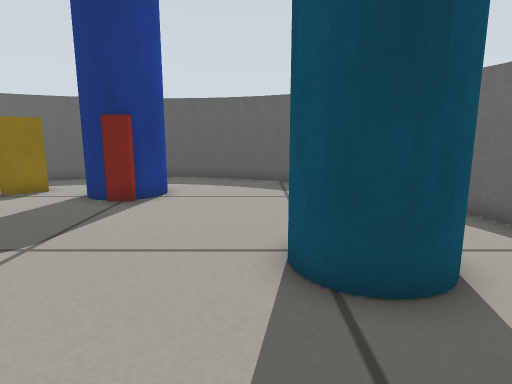
[1] (above)

12 first-person views from a walk through a Gazebo world. The camera is 0.4 m above the floor, tilts 10° down and sees 75° across. The floor is counted in squares, 0.2 m on a side. Each view is taken from the middle of a square. On the plan, view 1 faces up. The plan holds only what a view shows up to about 18 squares ahead; the rest is blank.

[2]
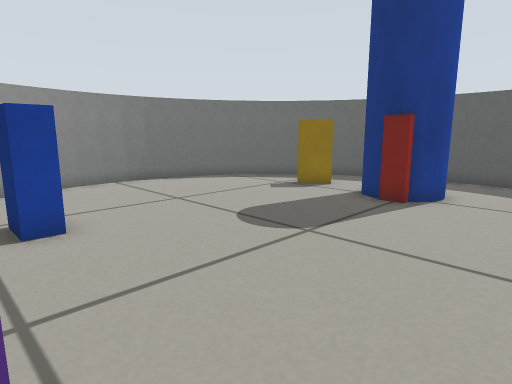

[3]
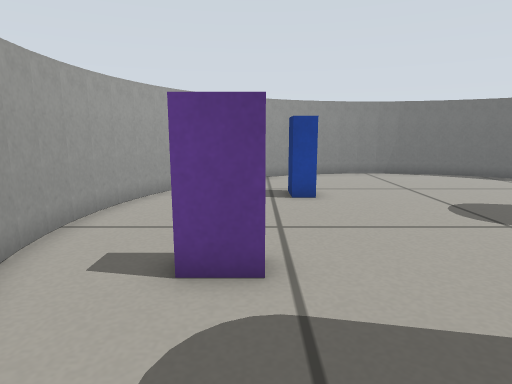

[4]
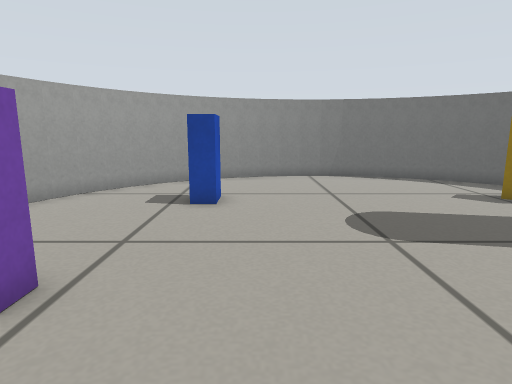

[5]
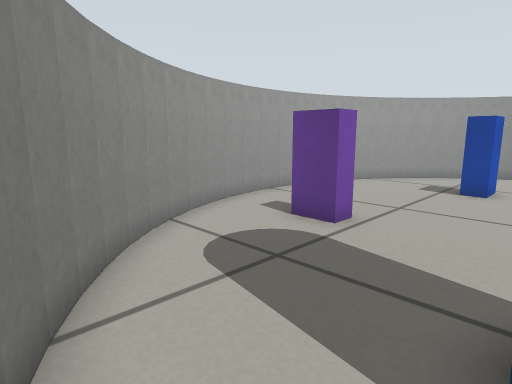

[6]
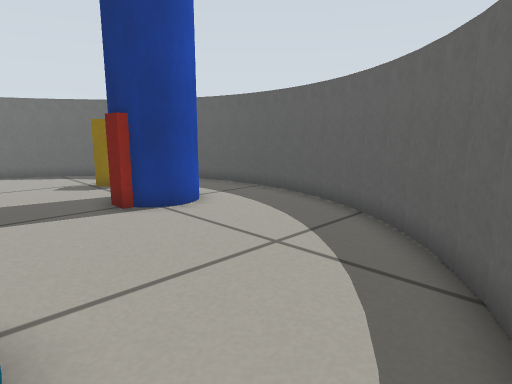

[7]
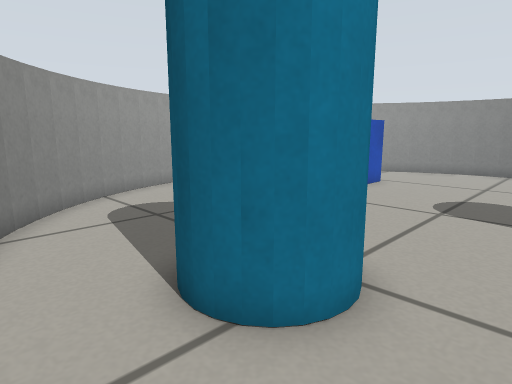

[8]
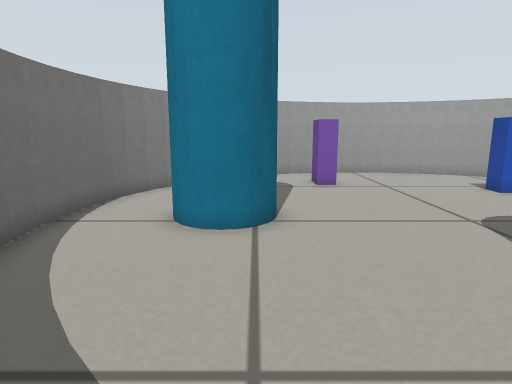

[9]
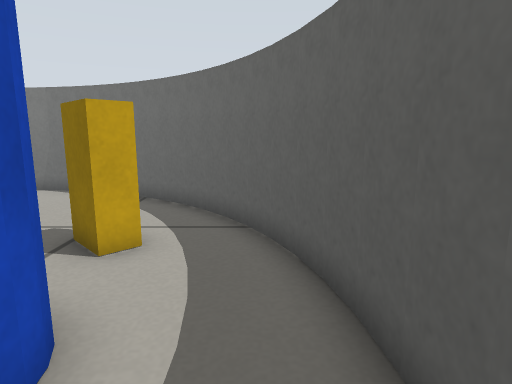

[10]
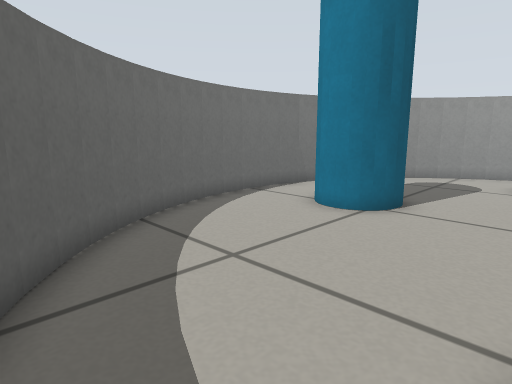

[11]
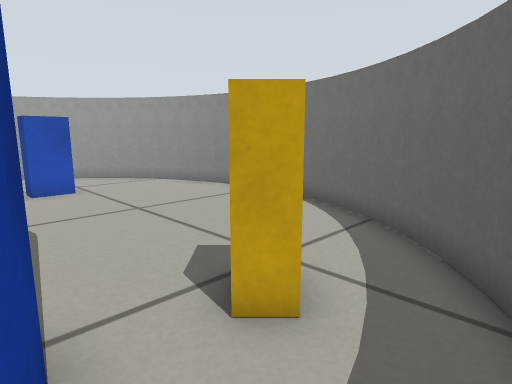

[12]
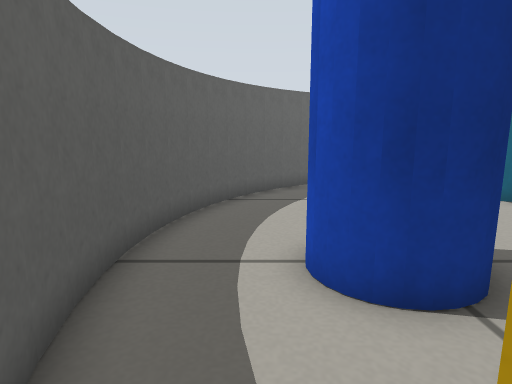

### Floor plan
Points are (right, up) in squares from view 1. A wall is a line through its corners. A room is listed if a view was taken in it or the views show most of it. See-through windows are left out.
Room 1 (views 1, 2, 3, 4, 5, 6, 7, 8, 9, 10, 11, 12)
walls: (-3.5, 9.6) (-4.4, 9.6); (-1.7, -3.9) (-0.7, -3.6); (-2.6, -4.1) (-1.6, -3.9); (-3.6, -4.2) (-2.5, -4.1); (-7.3, -3.6) (-6.4, -3.9); (0, -3.3) (1, -2.8); (-4.6, -4.2) (-3.5, -4.2); (-5.5, -4.1) (-4.4, -4.2); (-6.5, -3.9) (-5.4, -4.1); (-8.3, -3.2) (-7.2, -3.6); (-0.8, -3.7) (0.1, -3.3); (0.9, -2.9) (1.9, -2.2); (-9.1, -2.8) (-8.1, -3.3); (2.4, -1.8) (3.2, -1) (3.8, -0.3) (4.3, 0.5) (4.8, 1.4); (1.7, -2.4) (2.6, -1.7); (-11.8, -0.2) (-11.1, -1.1); (-11.3, -0.9) (-10.5, -1.7); (-10.6, -1.7) (-9.8, -2.3) (-8.9, -2.9); (-12.4, 0.5) (-11.8, -0.3); (4.8, 1.3) (5.1, 2.2) (5.4, 3.2); (-13.2, 2.3) (-12.8, 1.4) (-12.3, 0.5); (5.4, 3) (5.6, 4.1); (-13.6, 4.2) (-13.4, 3.1); (-13.5, 3.3) (-13.1, 2.2); (5.6, 3.9) (5.7, 5.1); (5.7, 5) (5.7, 6); (-13.7, 5.1) (-13.6, 4); (5.7, 5.9) (5.6, 7); (5.6, 6.9) (5.4, 7.9); (-13.6, 7) (-13.7, 6) (-13.7, 5); (5.4, 7.8) (5.1, 8.8); (-13.4, 7.9) (-13.6, 6.9); (-13.1, 8.8) (-13.4, 7.8); (5.2, 8.7) (4.8, 9.7); (4.8, 9.6) (4.3, 10.5) (3.8, 11.3); (-12.7, 9.8) (-13.2, 8.7); (-12.3, 10.6) (-12.8, 9.6); (-11.7, 11.4) (-12.4, 10.5); (-11.1, 12.1) (-11.8, 11.3); (3.2, 12) (2.5, 12.7); (3.9, 11.2) (3.1, 12.1); (2.6, 12.6) (1.7, 13.3); (-9.7, 13.3) (-10.6, 12.6); (-10.5, 12.7) (-11.2, 12); (1.9, 13.2) (0.9, 13.9); (-8.9, 13.9) (-9.8, 13.3); (-8.1, 14.3) (-9, 13.8); (-6.3, 14.9) (-7.4, 14.6); (1.1, 13.8) (0.1, 14.3); (-0.6, 14.6) (-1.7, 14.9); (-1.6, 14.9) (-2.7, 15.1); (-5.4, 15.1) (-6.4, 14.9); (0.2, 14.3) (-0.7, 14.7); (-4.4, 15.2) (-5.5, 15.1); (-2.5, 15.1) (-3.6, 15.2); (-3.5, 15.2) (-4.5, 15.2); (-7.2, 14.7) (-8.2, 14.3)
objects: blue box (-8, 1) to (-7, 2); yellow box (-8, 11) to (-7, 12); blue cylinder (-5, 10) to (-3, 12); purple box (-2, -1) to (-2, 0); cyan cylinder (1, 4) to (3, 6)

Positions as (right, up) in squares from view 1, and headings:
1: (0, 0), facing up
2: (0, 0), facing up-left
3: (3, 0), facing left
4: (2, 3), facing left
5: (5, 4), facing down-left
6: (5, 6), facing up-left
7: (5, 8), facing down-left
8: (1, 13), facing down
9: (-2, 14), facing left
10: (-3, 14), facing down-right
11: (-5, 14), facing down-left
12: (-9, 13), facing right
